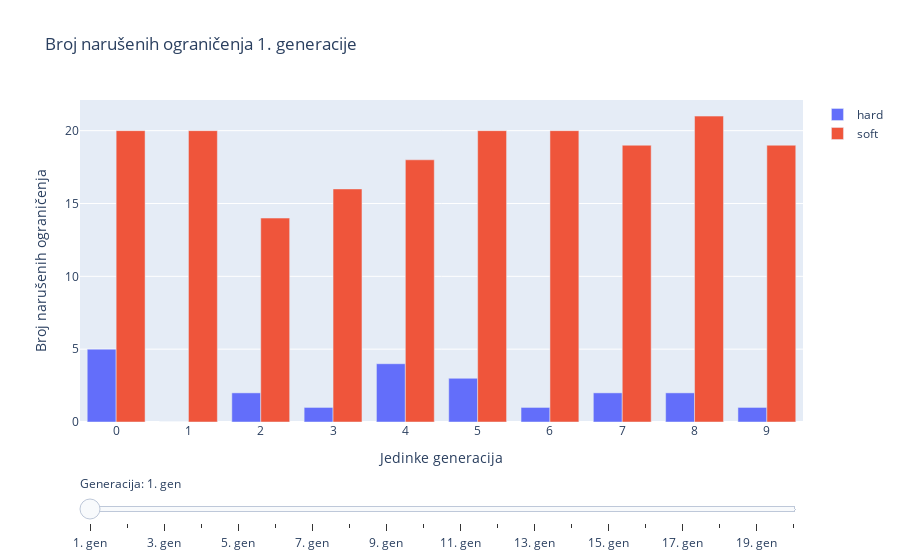

Notebook code cell kept with this figure:
### Code cell
plot_restrictions(ulazni_podaci)

### Figure 1 — Plotly figure (JSON) as saved in the notebook; plotly's stock layout.template omitted (floating-point values rounded to 4 significant figures)
{"data": [{"name": "hard", "type": "bar", "visible": true, "x": [0, 1, 2, 3, 4, 5, 6, 7, 8, 9], "y": [5, 0, 2, 1, 4, 3, 1, 2, 2, 1]}, {"name": "hard", "type": "bar", "visible": false, "x": [0, 1, 2, 3, 4, 5, 6, 7, 8, 9], "y": [4, 1, 1, 1, 1, 1, 0, 2, 0, 1]}, {"name": "hard", "type": "bar", "visible": false, "x": [0, 1, 2, 3, 4, 5, 6, 7, 8, 9], "y": [1, 1, 2, 1, 1, 0, 1, 1, 2, 1]}, {"name": "hard", "type": "bar", "visible": false, "x": [0, 1, 2, 3, 4, 5, 6, 7, 8, 9], "y": [3, 2, 1, 1, 0, 2, 1, 1, 1, 0]}, {"name": "hard", "type": "bar", "visible": false, "x": [0, 1, 2, 3, 4, 5, 6, 7, 8, 9], "y": [1, 1, 0, 1, 2, 0, 1, 1, 1, 0]}, {"name": "hard", "type": "bar", "visible": false, "x": [0, 1, 2, 3, 4, 5, 6, 7, 8, 9], "y": [1, 1, 0, 0, 0, 0, 0, 0, 0, 0]}, {"name": "hard", "type": "bar", "visible": false, "x": [0, 1, 2, 3, 4, 5, 6, 7, 8, 9], "y": [0, 0, 0, 0, 0, 0, 0, 0, 0, 0]}, {"name": "hard", "type": "bar", "visible": false, "x": [0, 1, 2, 3, 4, 5, 6, 7, 8, 9], "y": [0, 0, 0, 0, 0, 0, 0, 0, 0, 0]}, {"name": "hard", "type": "bar", "visible": false, "x": [0, 1, 2, 3, 4, 5, 6, 7, 8, 9], "y": [0, 0, 0, 0, 0, 0, 0, 0, 0, 0]}, {"name": "hard", "type": "bar", "visible": false, "x": [0, 1, 2, 3, 4, 5, 6, 7, 8, 9], "y": [0, 0, 0, 0, 0, 0, 0, 0, 0, 0]}, {"name": "hard", "type": "bar", "visible": false, "x": [0, 1, 2, 3, 4, 5, 6, 7, 8, 9], "y": [0, 0, 0, 0, 0, 0, 0, 0, 0, 0]}, {"name": "hard", "type": "bar", "visible": false, "x": [0, 1, 2, 3, 4, 5, 6, 7, 8, 9], "y": [0, 0, 0, 0, 0, 0, 0, 0, 0, 0]}, {"name": "hard", "type": "bar", "visible": false, "x": [0, 1, 2, 3, 4, 5, 6, 7, 8, 9], "y": [0, 0, 0, 0, 0, 0, 0, 0, 0, 0]}, {"name": "hard", "type": "bar", "visible": false, "x": [0, 1, 2, 3, 4, 5, 6, 7, 8, 9], "y": [0, 0, 0, 0, 0, 0, 0, 0, 0, 0]}, {"name": "hard", "type": "bar", "visible": false, "x": [0, 1, 2, 3, 4, 5, 6, 7, 8, 9], "y": [0, 0, 0, 0, 0, 0, 0, 0, 0, 0]}, {"name": "hard", "type": "bar", "visible": false, "x": [0, 1, 2, 3, 4, 5, 6, 7, 8, 9], "y": [0, 0, 0, 0, 0, 0, 0, 0, 0, 0]}, {"name": "hard", "type": "bar", "visible": false, "x": [0, 1, 2, 3, 4, 5, 6, 7, 8, 9], "y": [0, 0, 0, 0, 0, 0, 0, 0, 0, 0]}, {"name": "hard", "type": "bar", "visible": false, "x": [0, 1, 2, 3, 4, 5, 6, 7, 8, 9], "y": [0, 0, 0, 0, 0, 0, 0, 0, 0, 0]}, {"name": "hard", "type": "bar", "visible": false, "x": [0, 1, 2, 3, 4, 5, 6, 7, 8, 9], "y": [0, 0, 0, 0, 0, 0, 0, 0, 0, 0]}, {"name": "hard", "type": "bar", "visible": false, "x": [0, 1, 2, 3, 4, 5, 6, 7, 8, 9], "y": [0, 0, 0, 0, 0, 0, 0, 0, 0, 0]}, {"name": "soft", "type": "bar", "visible": true, "x": [0, 1, 2, 3, 4, 5, 6, 7, 8, 9], "y": [20, 20, 14, 16, 18, 20, 20, 19, 21, 19]}, {"name": "soft", "type": "bar", "visible": false, "x": [0, 1, 2, 3, 4, 5, 6, 7, 8, 9], "y": [19, 21, 19, 16, 19, 20, 19, 18, 16, 18]}, {"name": "soft", "type": "bar", "visible": false, "x": [0, 1, 2, 3, 4, 5, 6, 7, 8, 9], "y": [22, 15, 18, 17, 20, 18, 15, 15, 17, 20]}, {"name": "soft", "type": "bar", "visible": false, "x": [0, 1, 2, 3, 4, 5, 6, 7, 8, 9], "y": [20, 18, 20, 21, 14, 18, 17, 15, 19, 20]}, {"name": "soft", "type": "bar", "visible": false, "x": [0, 1, 2, 3, 4, 5, 6, 7, 8, 9], "y": [15, 18, 14, 20, 19, 18, 20, 19, 17, 14]}, {"name": "soft", "type": "bar", "visible": false, "x": [0, 1, 2, 3, 4, 5, 6, 7, 8, 9], "y": [18, 14, 14, 14, 14, 14, 18, 14, 14, 14]}, {"name": "soft", "type": "bar", "visible": false, "x": [0, 1, 2, 3, 4, 5, 6, 7, 8, 9], "y": [14, 14, 14, 14, 14, 14, 14, 14, 14, 14]}, {"name": "soft", "type": "bar", "visible": false, "x": [0, 1, 2, 3, 4, 5, 6, 7, 8, 9], "y": [14, 14, 14, 14, 14, 14, 14, 14, 14, 14]}, {"name": "soft", "type": "bar", "visible": false, "x": [0, 1, 2, 3, 4, 5, 6, 7, 8, 9], "y": [14, 14, 14, 14, 14, 14, 14, 14, 14, 14]}, {"name": "soft", "type": "bar", "visible": false, "x": [0, 1, 2, 3, 4, 5, 6, 7, 8, 9], "y": [14, 14, 14, 14, 14, 14, 14, 14, 14, 14]}, {"name": "soft", "type": "bar", "visible": false, "x": [0, 1, 2, 3, 4, 5, 6, 7, 8, 9], "y": [14, 14, 14, 14, 14, 14, 14, 14, 14, 14]}, {"name": "soft", "type": "bar", "visible": false, "x": [0, 1, 2, 3, 4, 5, 6, 7, 8, 9], "y": [14, 14, 14, 14, 14, 14, 14, 14, 14, 14]}, {"name": "soft", "type": "bar", "visible": false, "x": [0, 1, 2, 3, 4, 5, 6, 7, 8, 9], "y": [14, 14, 14, 14, 14, 14, 14, 14, 14, 14]}, {"name": "soft", "type": "bar", "visible": false, "x": [0, 1, 2, 3, 4, 5, 6, 7, 8, 9], "y": [14, 14, 14, 14, 14, 14, 14, 14, 14, 14]}, {"name": "soft", "type": "bar", "visible": false, "x": [0, 1, 2, 3, 4, 5, 6, 7, 8, 9], "y": [14, 14, 14, 14, 14, 14, 14, 14, 14, 14]}, {"name": "soft", "type": "bar", "visible": false, "x": [0, 1, 2, 3, 4, 5, 6, 7, 8, 9], "y": [14, 14, 14, 14, 14, 14, 14, 14, 14, 14]}, {"name": "soft", "type": "bar", "visible": false, "x": [0, 1, 2, 3, 4, 5, 6, 7, 8, 9], "y": [14, 14, 14, 14, 14, 14, 14, 14, 14, 14]}, {"name": "soft", "type": "bar", "visible": false, "x": [0, 1, 2, 3, 4, 5, 6, 7, 8, 9], "y": [14, 14, 14, 14, 14, 14, 14, 14, 14, 14]}, {"name": "soft", "type": "bar", "visible": false, "x": [0, 1, 2, 3, 4, 5, 6, 7, 8, 9], "y": [14, 14, 14, 14, 14, 14, 14, 14, 14, 14]}, {"name": "soft", "type": "bar", "visible": false, "x": [0, 1, 2, 3, 4, 5, 6, 7, 8, 9], "y": [14, 14, 14, 14, 14, 14, 14, 14, 14, 14]}], "layout": {"barmode": "group", "showlegend": true, "sliders": [{"active": 0, "currentvalue": {"prefix": "Generacija: "}, "pad": {"t": 50}, "steps": [{"args": [{"visible": [true, false, false, false, false, false, false, false, false, false, false, false, false, false, false, false, false, false, false, false, true, false, false, false, false, false, false, false, false, false, false, false, false, false, false, false, false, false, false, false]}, {"title.text": "Fitness populacija 1. generacije"}], "label": "1. gen", "method": "update"}, {"args": [{"visible": [false, true, false, false, false, false, false, false, false, false, false, false, false, false, false, false, false, false, false, false, false, true, false, false, false, false, false, false, false, false, false, false, false, false, false, false, false, false, false, false]}, {"title.text": "Fitness populacija 2. generacije"}], "label": "2. gen", "method": "update"}, {"args": [{"visible": [false, false, true, false, false, false, false, false, false, false, false, false, false, false, false, false, false, false, false, false, false, false, true, false, false, false, false, false, false, false, false, false, false, false, false, false, false, false, false, false]}, {"title.text": "Fitness populacija 3. generacije"}], "label": "3. gen", "method": "update"}, {"args": [{"visible": [false, false, false, true, false, false, false, false, false, false, false, false, false, false, false, false, false, false, false, false, false, false, false, true, false, false, false, false, false, false, false, false, false, false, false, false, false, false, false, false]}, {"title.text": "Fitness populacija 4. generacije"}], "label": "4. gen", "method": "update"}, {"args": [{"visible": [false, false, false, false, true, false, false, false, false, false, false, false, false, false, false, false, false, false, false, false, false, false, false, false, true, false, false, false, false, false, false, false, false, false, false, false, false, false, false, false]}, {"title.text": "Fitness populacija 5. generacije"}], "label": "5. gen", "method": "update"}, {"args": [{"visible": [false, false, false, false, false, true, false, false, false, false, false, false, false, false, false, false, false, false, false, false, false, false, false, false, false, true, false, false, false, false, false, false, false, false, false, false, false, false, false, false]}, {"title.text": "Fitness populacija 6. generacije"}], "label": "6. gen", "method": "update"}, {"args": [{"visible": [false, false, false, false, false, false, true, false, false, false, false, false, false, false, false, false, false, false, false, false, false, false, false, false, false, false, true, false, false, false, false, false, false, false, false, false, false, false, false, false]}, {"title.text": "Fitness populacija 7. generacije"}], "label": "7. gen", "method": "update"}, {"args": [{"visible": [false, false, false, false, false, false, false, true, false, false, false, false, false, false, false, false, false, false, false, false, false, false, false, false, false, false, false, true, false, false, false, false, false, false, false, false, false, false, false, false]}, {"title.text": "Fitness populacija 8. generacije"}], "label": "8. gen", "method": "update"}, {"args": [{"visible": [false, false, false, false, false, false, false, false, true, false, false, false, false, false, false, false, false, false, false, false, false, false, false, false, false, false, false, false, true, false, false, false, false, false, false, false, false, false, false, false]}, {"title.text": "Fitness populacija 9. generacije"}], "label": "9. gen", "method": "update"}, {"args": [{"visible": [false, false, false, false, false, false, false, false, false, true, false, false, false, false, false, false, false, false, false, false, false, false, false, false, false, false, false, false, false, true, false, false, false, false, false, false, false, false, false, false]}, {"title.text": "Fitness populacija 10. generacije"}], "label": "10. gen", "method": "update"}, {"args": [{"visible": [false, false, false, false, false, false, false, false, false, false, true, false, false, false, false, false, false, false, false, false, false, false, false, false, false, false, false, false, false, false, true, false, false, false, false, false, false, false, false, false]}, {"title.text": "Fitness populacija 11. generacije"}], "label": "11. gen", "method": "update"}, {"args": [{"visible": [false, false, false, false, false, false, false, false, false, false, false, true, false, false, false, false, false, false, false, false, false, false, false, false, false, false, false, false, false, false, false, true, false, false, false, false, false, false, false, false]}, {"title.text": "Fitness populacija 12. generacije"}], "label": "12. gen", "method": "update"}, {"args": [{"visible": [false, false, false, false, false, false, false, false, false, false, false, false, true, false, false, false, false, false, false, false, false, false, false, false, false, false, false, false, false, false, false, false, true, false, false, false, false, false, false, false]}, {"title.text": "Fitness populacija 13. generacije"}], "label": "13. gen", "method": "update"}, {"args": [{"visible": [false, false, false, false, false, false, false, false, false, false, false, false, false, true, false, false, false, false, false, false, false, false, false, false, false, false, false, false, false, false, false, false, false, true, false, false, false, false, false, false]}, {"title.text": "Fitness populacija 14. generacije"}], "label": "14. gen", "method": "update"}, {"args": [{"visible": [false, false, false, false, false, false, false, false, false, false, false, false, false, false, true, false, false, false, false, false, false, false, false, false, false, false, false, false, false, false, false, false, false, false, true, false, false, false, false, false]}, {"title.text": "Fitness populacija 15. generacije"}], "label": "15. gen", "method": "update"}, {"args": [{"visible": [false, false, false, false, false, false, false, false, false, false, false, false, false, false, false, true, false, false, false, false, false, false, false, false, false, false, false, false, false, false, false, false, false, false, false, true, false, false, false, false]}, {"title.text": "Fitness populacija 16. generacije"}], "label": "16. gen", "method": "update"}, {"args": [{"visible": [false, false, false, false, false, false, false, false, false, false, false, false, false, false, false, false, true, false, false, false, false, false, false, false, false, false, false, false, false, false, false, false, false, false, false, false, true, false, false, false]}, {"title.text": "Fitness populacija 17. generacije"}], "label": "17. gen", "method": "update"}, {"args": [{"visible": [false, false, false, false, false, false, false, false, false, false, false, false, false, false, false, false, false, true, false, false, false, false, false, false, false, false, false, false, false, false, false, false, false, false, false, false, false, true, false, false]}, {"title.text": "Fitness populacija 18. generacije"}], "label": "18. gen", "method": "update"}, {"args": [{"visible": [false, false, false, false, false, false, false, false, false, false, false, false, false, false, false, false, false, false, true, false, false, false, false, false, false, false, false, false, false, false, false, false, false, false, false, false, false, false, true, false]}, {"title.text": "Fitness populacija 19. generacije"}], "label": "19. gen", "method": "update"}, {"args": [{"visible": [false, false, false, false, false, false, false, false, false, false, false, false, false, false, false, false, false, false, false, true, false, false, false, false, false, false, false, false, false, false, false, false, false, false, false, false, false, false, false, true]}, {"title.text": "Fitness populacija 20. generacije"}], "label": "20. gen", "method": "update"}], "transition": {"easing": "bounce-in-out"}}], "title": {"text": "Broj narušenih ograničenja 1. generacije"}, "xaxis": {"title": {"text": "Jedinke generacija"}, "type": "category"}, "yaxis": {"title": {"text": "Broj narušenih ograničenja"}}}}
